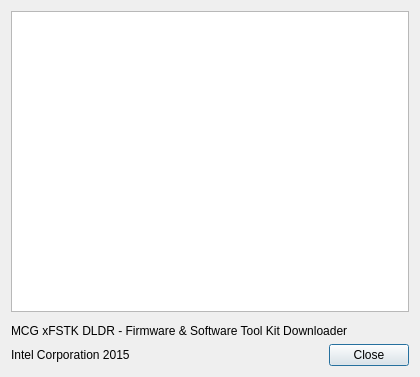
<?xml version="1.0" encoding="UTF-8"?>
<ui version="4.0">
 <class>xfstkaboutdialog</class>
 <widget class="QDialog" name="xfstkaboutdialog">
  <property name="geometry">
   <rect>
    <x>0</x>
    <y>0</y>
    <width>420</width>
    <height>377</height>
   </rect>
  </property>
  <property name="windowTitle">
   <string>Dialog</string>
  </property>
  <property name="whatsThis">
   <string/>
  </property>
  <layout class="QGridLayout" name="gridLayout_2">
   <item row="0" column="0">
    <layout class="QGridLayout" name="gridLayout">
     <item row="0" column="0">
      <widget class="QGraphicsView" name="graphicsView">
       <property name="verticalScrollBarPolicy">
        <enum>Qt::ScrollBarAlwaysOff</enum>
       </property>
       <property name="horizontalScrollBarPolicy">
        <enum>Qt::ScrollBarAlwaysOff</enum>
       </property>
      </widget>
     </item>
    </layout>
   </item>
   <item row="1" column="0">
    <widget class="QWidget" name="widget" native="true"/>
   </item>
   <item row="2" column="0">
    <widget class="QLabel" name="label">
     <property name="text">
      <string>MCG xFSTK DLDR - Firmware &amp; Software Tool Kit Downloader</string>
     </property>
    </widget>
   </item>
   <item row="3" column="0">
    <layout class="QHBoxLayout" name="horizontalLayout">
     <property name="topMargin">
      <number>0</number>
     </property>
     <item>
      <widget class="QLabel" name="label_2">
       <property name="text">
        <string>Intel Corporation 2015</string>
       </property>
      </widget>
     </item>
     <item>
      <spacer name="horizontalSpacer">
       <property name="orientation">
        <enum>Qt::Horizontal</enum>
       </property>
       <property name="sizeHint" stdset="0">
        <size>
         <width>40</width>
         <height>20</height>
        </size>
       </property>
      </spacer>
     </item>
     <item>
      <widget class="QDialogButtonBox" name="buttonBox">
       <property name="standardButtons">
        <set>QDialogButtonBox::Close</set>
       </property>
      </widget>
     </item>
    </layout>
   </item>
  </layout>
 </widget>
 <resources/>
 <connections>
  <connection>
   <sender>buttonBox</sender>
   <signal>accepted()</signal>
   <receiver>xfstkaboutdialog</receiver>
   <slot>accept()</slot>
   <hints>
    <hint type="sourcelabel">
     <x>344</x>
     <y>350</y>
    </hint>
    <hint type="destinationlabel">
     <x>209</x>
     <y>188</y>
    </hint>
   </hints>
  </connection>
  <connection>
   <sender>buttonBox</sender>
   <signal>rejected()</signal>
   <receiver>xfstkaboutdialog</receiver>
   <slot>reject()</slot>
   <hints>
    <hint type="sourcelabel">
     <x>344</x>
     <y>350</y>
    </hint>
    <hint type="destinationlabel">
     <x>209</x>
     <y>188</y>
    </hint>
   </hints>
  </connection>
 </connections>
</ui>
